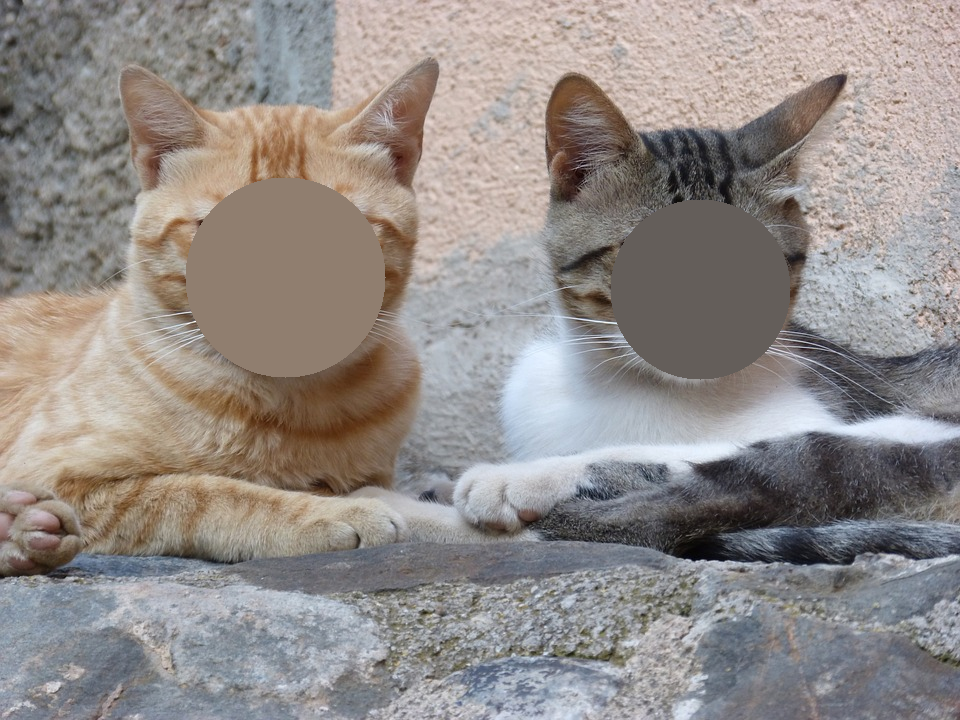
#> input picture images-reference/chats-flou.png, 960 x 720 px, found by its file name
$ python comparaison.py
#> lines starting #> are read from the running program, lines starting #| are printed output that depends on the picture
import cv2

def calculate_image_similarity(image_path1, image_path2):
#> called with image_path1 = 'images/chats-flou.png', image_path2 = 'images-reference/chats-flou.png'
    try:
        # Charger les images en niveaux de gris
        img1 = cv2.imread(image_path1, cv2.IMREAD_GRAYSCALE)
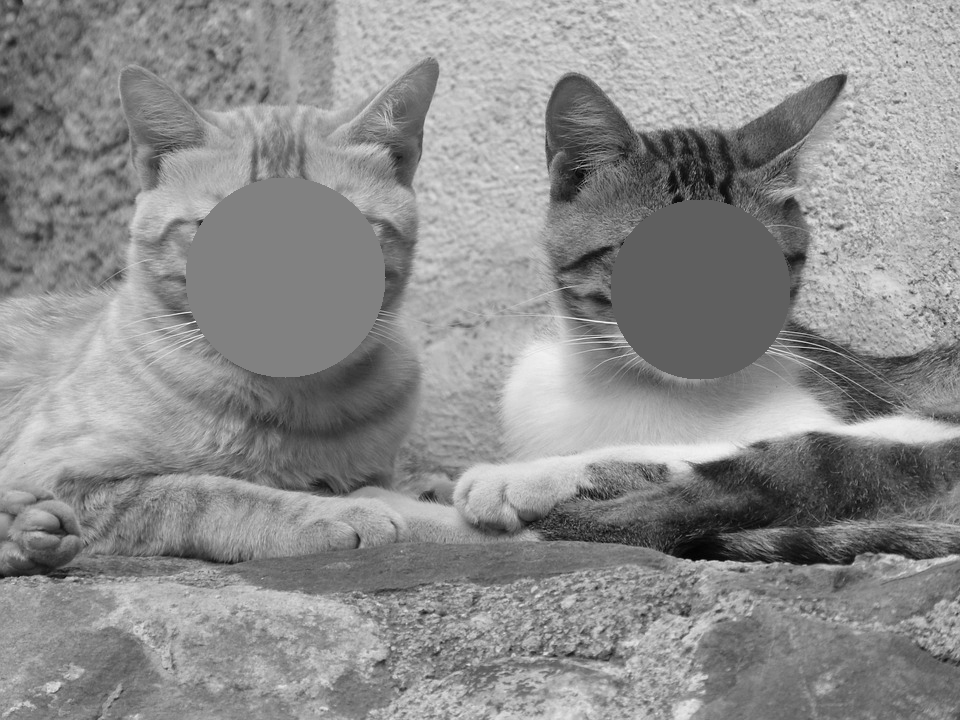
#> img1: shape (720, 960); min 0, max 254, mean 141.4
        img2 = cv2.imread(image_path2, cv2.IMREAD_GRAYSCALE)

        # Calculer l'histogramme des couleurs
        hist1 = cv2.calcHist([img1], [0], None, [256], [0, 256])
#> hist1 = 256 values, max 36293 at index 129, min 0 at index 243, mean 2700
        hist2 = cv2.calcHist([img2], [0], None, [256], [0, 256])
#> hist2 has the same summary as hist1

        # Calculer la similarité entre les deux histogrammes
        similarity = cv2.compareHist(hist1, hist2, cv2.HISTCMP_CORREL)
#> similarity = 1

        # La similarité est un nombre entre -1 et 1, plus proche de 1 signifie plus similaire
        return similarity
    except Exception as e:
        print(f"Error: {e}")
        return 0.0

if __name__ == "__main__":
    image_path1 = "images/chats-flou.png"
    image_path2 = "images-reference/chats-flou.png"

    similarity = calculate_image_similarity(image_path1, image_path2)
#> similarity = 1

    print(f"Similarity between images: {similarity}")
#| Similarity between images: 1.0

$ run again, with images-reference/enfants-flou.png copied over images-reference/chats-flou.png
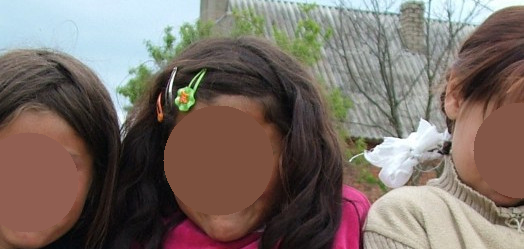
#> input picture images-reference/enfants-flou.png, 524 x 249 px, found by its file name
#> in calculate_image_similarity, `img1 = cv2.imread(image_path1, cv2.IMREAD_GRAYSCALE)`:
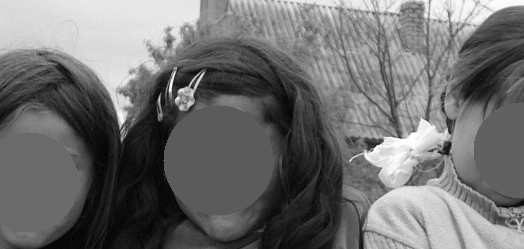
#> img1: shape (249, 524); min 1, max 255, mean 111.5
#> hist1 = 256 values, max 9987 at index 91, min 0 at index 0, mean 509.7
#> hist2 has the same summary as hist1
#> in calculate_image_similarity, `similarity = cv2.compareHist(hist1, hist2, cv2.HISTCMP_CORREL)`: similarity = 1
#| Similarity between images: 1.0

$ run again, with images-reference/garcon-flou.png copied over images-reference/chats-flou.png
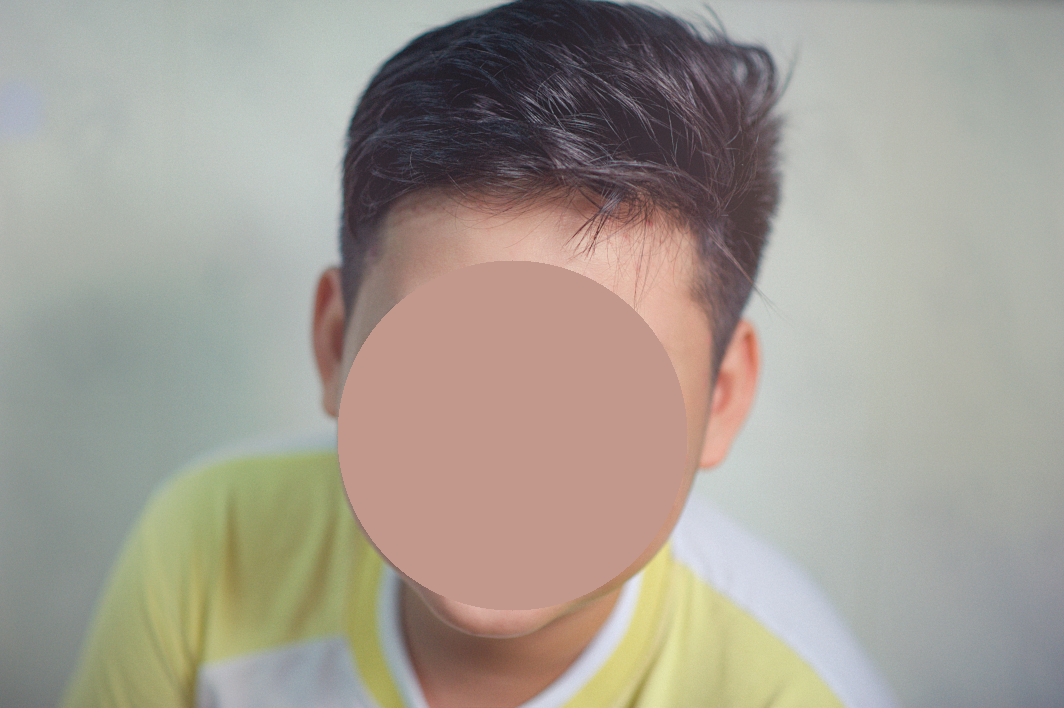
#> input picture images-reference/garcon-flou.png, 1064 x 708 px, found by its file name
#> in calculate_image_similarity, `img1 = cv2.imread(image_path1, cv2.IMREAD_GRAYSCALE)`:
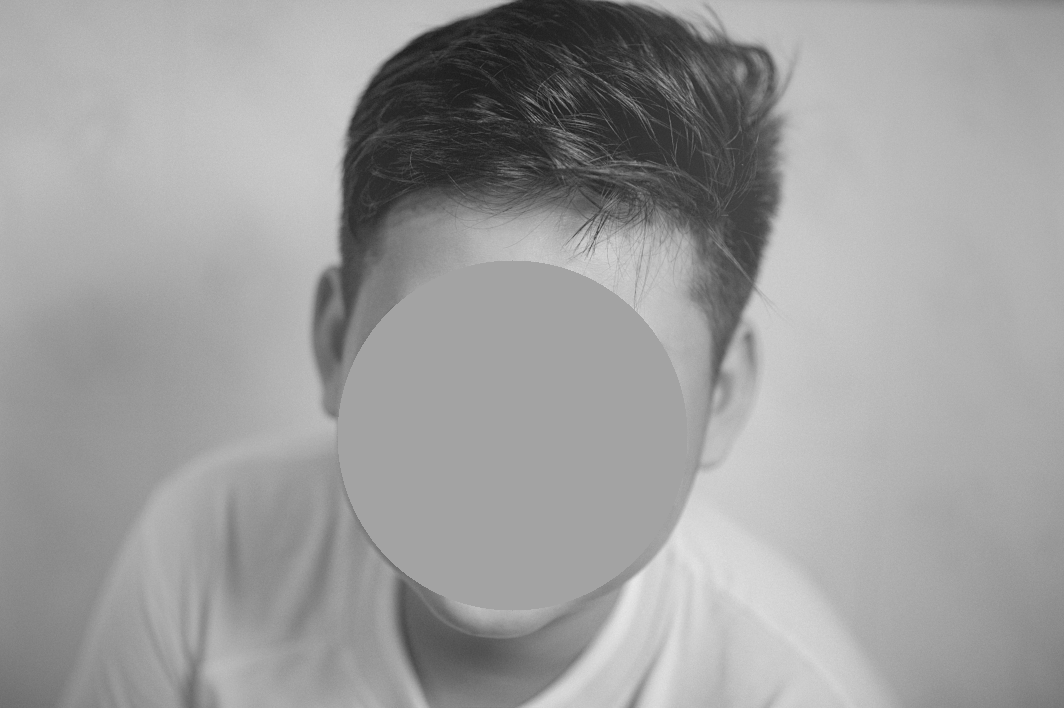
#> img1: shape (708, 1064); min 26, max 232, mean 157.3
#> hist1 = 256 values, max 102531 at index 163, min 0 at index 0, mean 2942.6
#> hist2 has the same summary as hist1
#> in calculate_image_similarity, `similarity = cv2.compareHist(hist1, hist2, cv2.HISTCMP_CORREL)`: similarity = 1
#| Similarity between images: 1.0

$ run again, with images-reference/test-flou-rectangle.png copied over images-reference/chats-flou.png
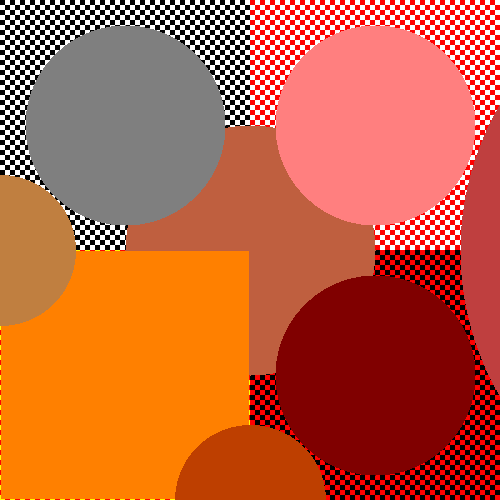
#> input picture images-reference/test-flou-rectangle.png, 500 x 500 px, found by its file name
#> in calculate_image_similarity, `img1 = cv2.imread(image_path1, cv2.IMREAD_GRAYSCALE)`:
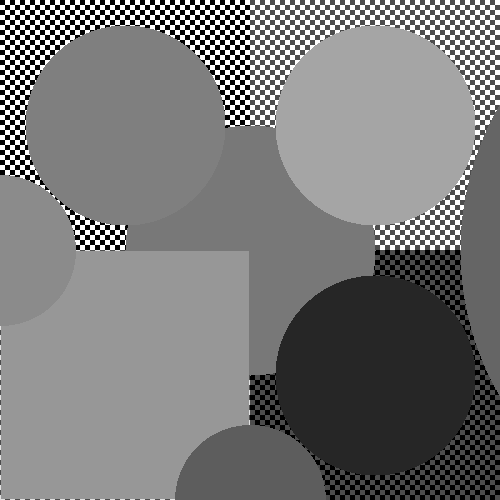
#> img1: shape (500, 500); min 0, max 255, mean 121.2
#> hist1 = 256 values, max 52851 at index 151, min 0 at index 1, mean 976.6
#> hist2 has the same summary as hist1
#> in calculate_image_similarity, `similarity = cv2.compareHist(hist1, hist2, cv2.HISTCMP_CORREL)`: similarity = 1
#| Similarity between images: 1.0
